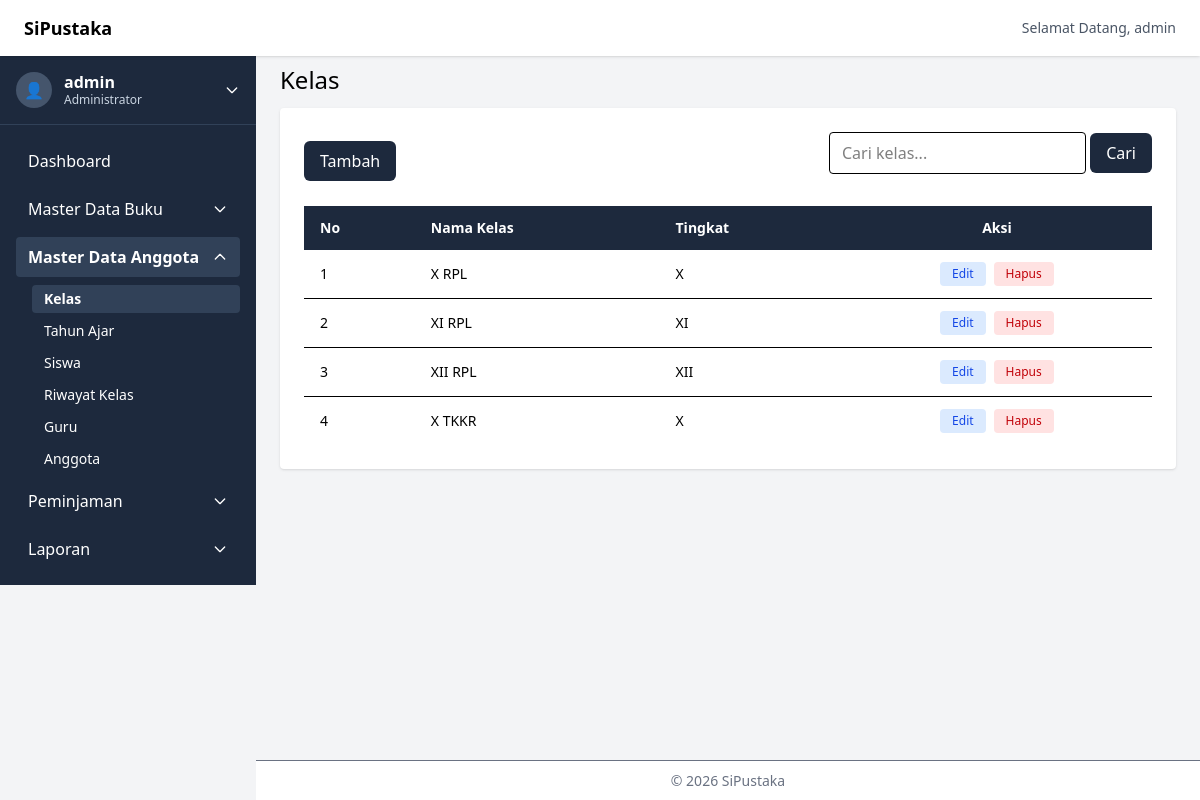
Screenshot of /index.php?page=classrooms (signed in) with the database file from the repository.
### tables this page shows
CREATE TABLE `classrooms` (
  `id` int NOT NULL,
  `name` varchar(32) NOT NULL,
  `grade` varchar(32) NOT NULL
);

### helpers/url-encrypt.php (called while the page is built, shortened)
<?php
function encryptId($id) {
    $key = 'sipustaka-secret-key';
    $iv  = substr(hash('sha256', $key), 0, 16);
    return urlencode(
        base64_encode(
            openssl_encrypt($id, 'AES-256-CBC', $key, 0, $iv)
        )
    );
}
?>

### pages/admin/classrooms/classroom.php (the view, shortened to what this page needs)
<?php
$limit = 10;
$current = max(1, (int)($_GET['p'] ?? 1));
$offset = ($current - 1) * $limit;
$search = $_GET['q'] ?? '';
$search_like = "%$search%";
$sql = "SELECT * FROM classrooms WHERE name LIKE ? LIMIT ?, ?";
$stmt = mysqli_prepare($connect, $sql);
mysqli_stmt_bind_param($stmt, "sii", $search_like, $offset, $limit);
mysqli_stmt_execute($stmt);
$results = mysqli_stmt_get_result($stmt);
$no = 1;
?>
<h2 class="text-2xl mb-3">Kelas</h2>
<div class="bg-white p-6 rounded shadow">
  <div class="flex flex-wrap items-center justify-between gap-2 mb-4"">
    <a href="index.php?page=classrooms-add" class="px-4 py-2 bg-slate-800 text-white rounded-md hover:bg-slate-700 focus:ring-2 focus:ring-slate-500 transition">
      Tambah
    </a>
    <form method="GET" class="mb-4">
      <input type="text" name="q"
        value="<?= htmlspecialchars($_GET['q'] ?? '') ?>"
        placeholder="Cari kelas..."
        class="border px-3 py-2 rounded">
      <button class="px-4 py-2 bg-slate-800 text-white rounded-md hover:bg-slate-700 focus:ring-2 focus:ring-slate-500 transition">
        Cari
      </button>
    </form>
  </div>
  <div class="hidden md:block overflow-x-auto">
    <table class="min-w-full text-sm text-left">
      <thead class="bg-slate-800 text-white">
        <tr>
          <th class="px-4 py-3">No</th>
          <th class="px-4 py-3">Nama Kelas</th>
          <th class="px-4 py-3">Tingkat</th>
          <th class="px-4 py-3 text-center">Aksi</th>
        </tr>
      </thead>
      <tbody class="divide-y">
        <?php if (mysqli_num_rows($results) > 0): ?>
          <?php while($item = mysqli_fetch_assoc($results)): ?>
          <tr class="hover:bg-gray-50">
            <td class="px-4 py-3"><?=  $no++ ?></td>
            <td class="px-4 py-3 font-medium"><?= $item["name"] ?></td>
            <td class="px-4 py-3 font-medium"><?= $item["grade"] ?> </td>
            <td class="px-4 py-3 text-center space-x-2">
              <div class="flex justify-center items-center gap-2">
                <a href="index.php?page=classrooms-edit&id=<?= encryptId($item['id']) ?>" class="px-3 py-1 text-xs bg-blue-100 text-blue-700 rounded hover:bg-blue-200">
                  Edit
                </a>
                <form action="index.php?page=classrooms-delete" method="POST">
                  <button type="submit" class="px-3 py-1 text-xs bg-red-100 text-red-700 rounded hover:bg-red-200 cursor-pointer">
                    Hapus
                  </button>
                </form>
              </div>
            </td>
          </tr>
          <?php endwhile; ?>
        <?php else: ?>
          <p class="text-gray-500">Data Tidak Ditemukan</p>
        <?php endif; ?>
      </tbody>
    </table>
  </div>
</div>

### rows the page displays
classrooms: name "X RPL", grade "X"
classrooms: name "XI RPL", grade "XI"
classrooms: name "XII RPL", grade "XII"
classrooms: name "X TKKR", grade "X"

### other values shown
$_SESSION["name"] "admin"
